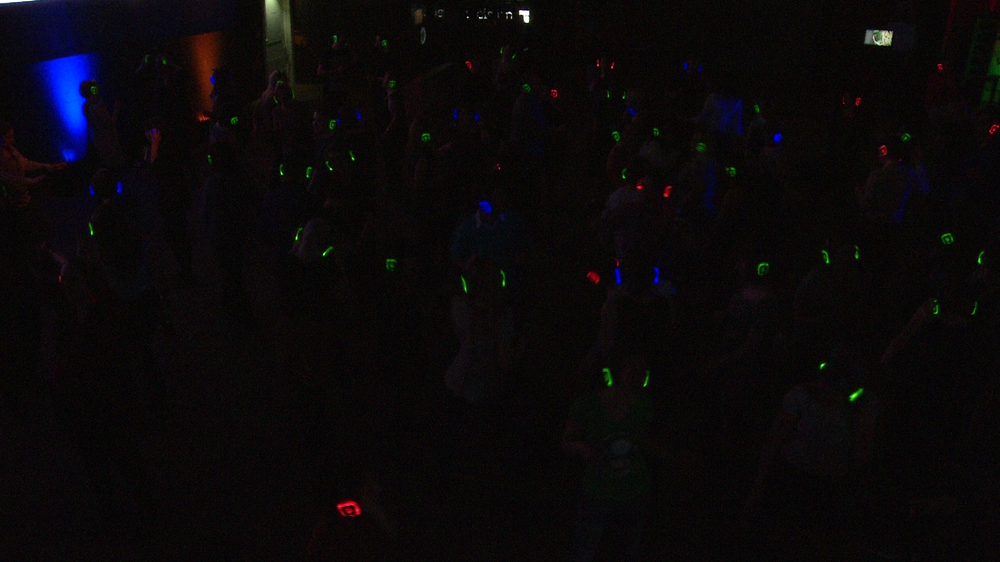
#> input picture Onze_shit/frame1.png, 1000 x 562 px, shrunk from 1920 x 1080 before the run
$ python Contours.py   (older library calls are emulated)
#> lines starting #> are read from the running program, lines starting #| are printed output that depends on the picture; after the words box and inside, x2 and y2 are one past the last pixel; in counts of white or black regions, pixels touching at a corner belong together
#> in find_headphones, original_image is the input picture: shape (562, 1000, 3); mean B, G, R 10.3, 8.5, 10.8
### Onze_shit/Functions.py
import os
import cv2
import numpy as np
import math
from matplotlib import pyplot as plt


#############################
# Video processing#
#############################

# [147 lines left out: functions read_video, get_number_frames, extract_frame_frame, read_image, save_images, save_image and 1 more, not called in this run]


########################
#  Headphone Detection #
########################


def double_contour(imdir):


#> called with imdir = 'b1.png'
    image = cv2.imread(imdir)
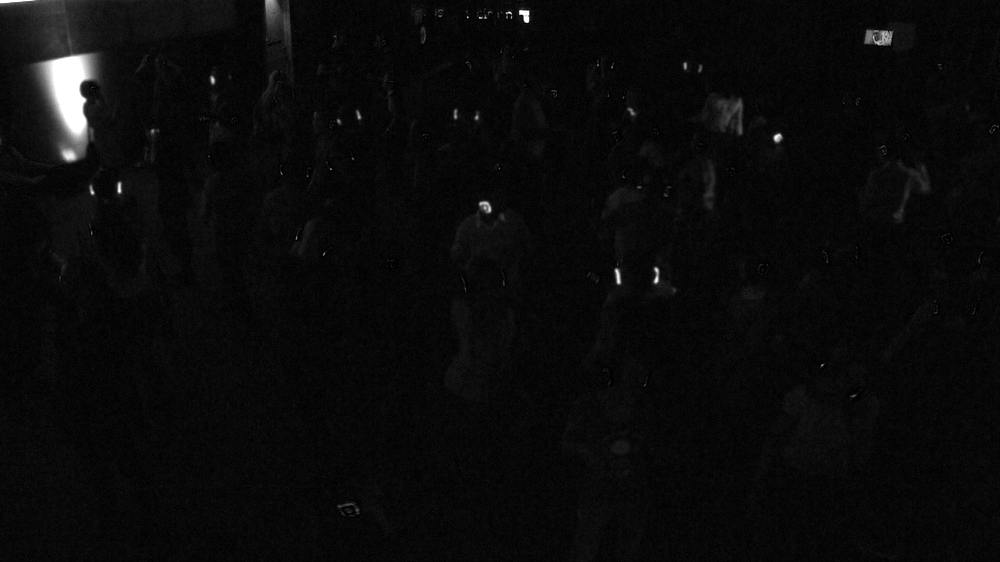
#> input picture Onze_shit/b1.png, 1000 x 562 px, shrunk from 1920 x 1080 before the run
#> image is the input picture: shape (562, 1000, 3); min 0, max 255, mean 10.3
    blurred = cv2.pyrMeanShiftFiltering(image, 31, 40)
    gray_img = cv2.cvtColor(blurred, cv2.COLOR_BGR2GRAY)
    retval2,threshold = cv2.threshold(gray_img,170,255,cv2.THRESH_BINARY+cv2.THRESH_OTSU)
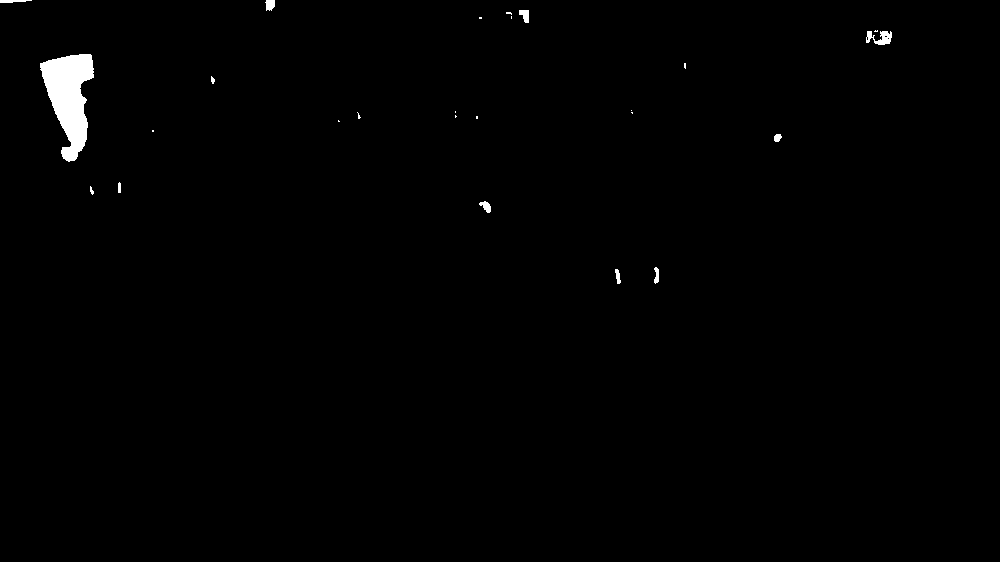
#> threshold: shape (562, 1000); 0.75% white; 25 white regions (13 under 20 px)
#> retval2 = 104

    _, contours, _ = cv2.findContours(threshold, cv2.RETR_LIST, cv2.CHAIN_APPROX_NONE)
#> contours = 28 contours, 19 with area under 20; largest, box (x1, y1, x2, y2) and area: (40, 54, 94, 162) 3183, (866, 31, 892, 45) 174, (519, 10, 529, 23) 72, (265, 0, 275, 11) 70, (479, 201, 491, 213) 66

    cv2.drawContours(threshold, contours, -1, (255,255,255), 10)

    _, contours, _ = cv2.findContours(threshold, cv2.RETR_LIST, cv2.CHAIN_APPROX_NONE)
#> contours = 20 contours; largest, box (x1, y1, x2, y2) and area: (35, 49, 99, 167) 4752, (861, 25, 897, 50) 700, (501, 5, 534, 28) 496, (474, 196, 496, 218) 320, (649, 262, 664, 289) 303

    cv2.drawContours(threshold, contours, -1, (255,0,255), 2)
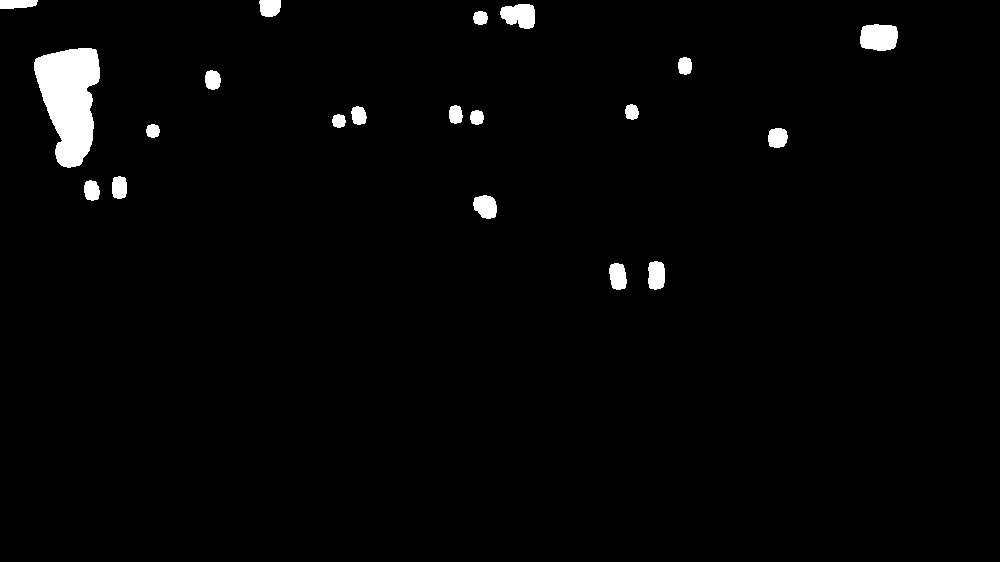
#> threshold: shape (562, 1000); 2% white; 20 white regions

    return contours

def find_headphones(imdir, original):

    original_image = cv2.imread(original)
    contours = double_contour(imdir)

    print "Number of contours found " , len(contours)
#| Number of contours found  20

    for contour in contours:

        [x,y,w,h] = cv2.boundingRect(contour)
        if len(contour)/ math.sqrt(y+1) >2.5:
            # get rectangle bounding contour

            # discard areas that are too large

            if h>60 or w>60:

                continue
            # discard areas that are too small

            if h<5 or w<5:

                continue
            # draw rectangle around contour on original image

            cv2.rectangle(original_image,(x,y),(x+w,y+h),(255,0,255),1)
#> this loop made 20 passes
#> (x, y, w, h) on passes 1 to 12: (610, 264, 16, 25), (649, 262, 15, 27), (474, 196, 22, 22), (85, 181, 14, 19), (113, 177, 13, 21), (769, 129, 18, 18), (147, 125, 12, 12), (333, 115, 12, 12), (471, 111, 12, 13), (352, 107, 14, 17), (450, 106, 12, 17), (626, 105, 12, 14)
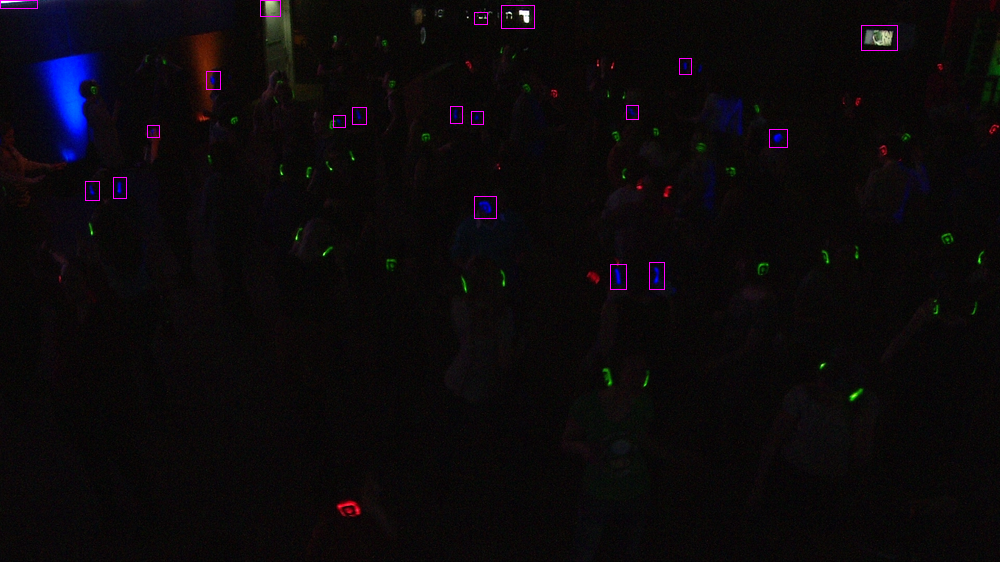
#> original_image: shape (562, 1000, 3); 0.24% of pixels changed, all inside (x1, y1, x2, y2) = (0, 0, 898, 290)


            # show original image with added contours


    cv2.imshow('threshold',original_image)
    #cv2.imwrite('contours1.png', threshold)
    cv2.waitKey(0)
    cv2.destroyAllWindows()

### Onze_shit/Contours.py
# contours.py

import numpy as np
import cv2

from Functions import *

find_headphones('b1.png', 'frame1.png')
